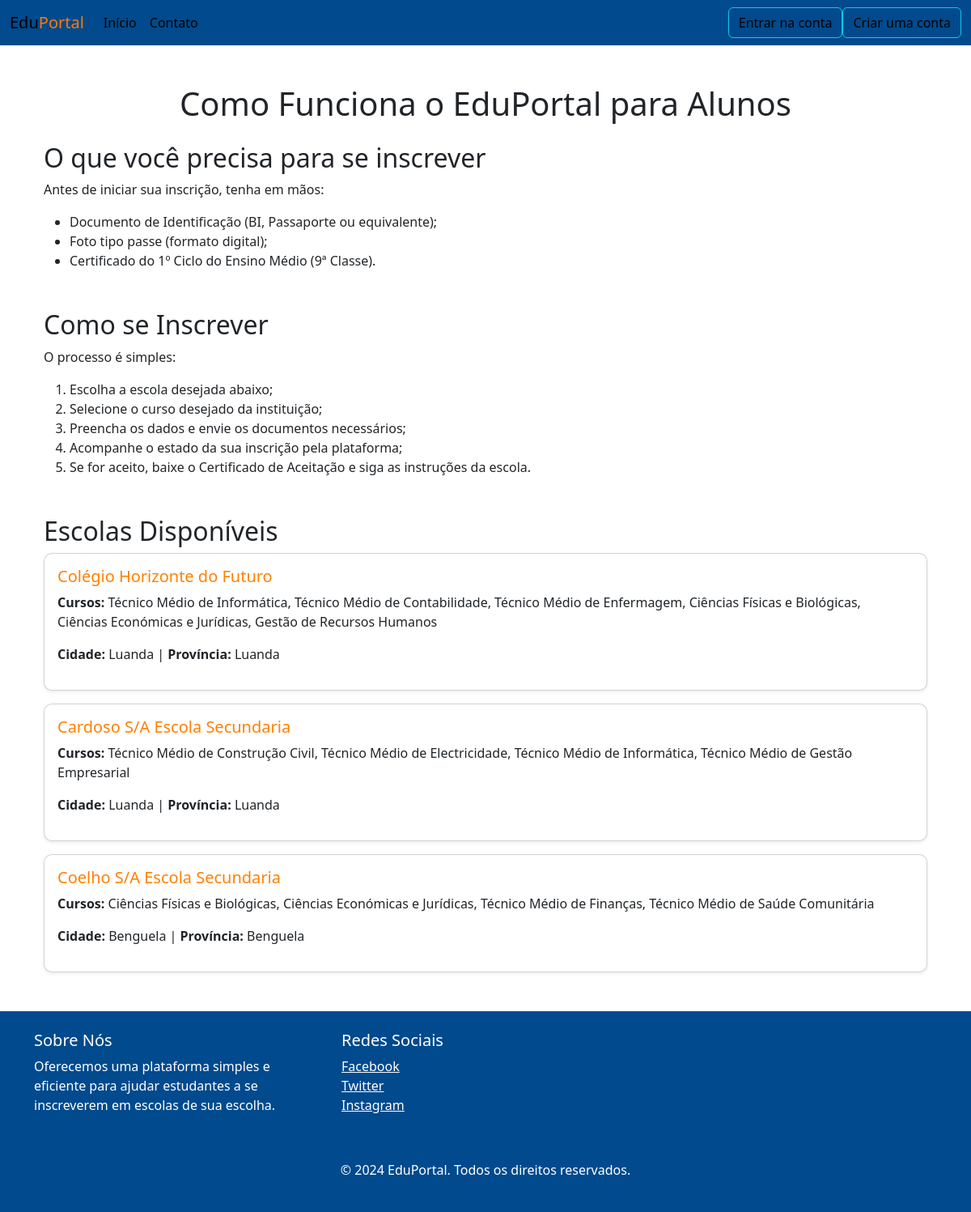
/como-funciona-alunos, run on an earlier commit of the app's database.
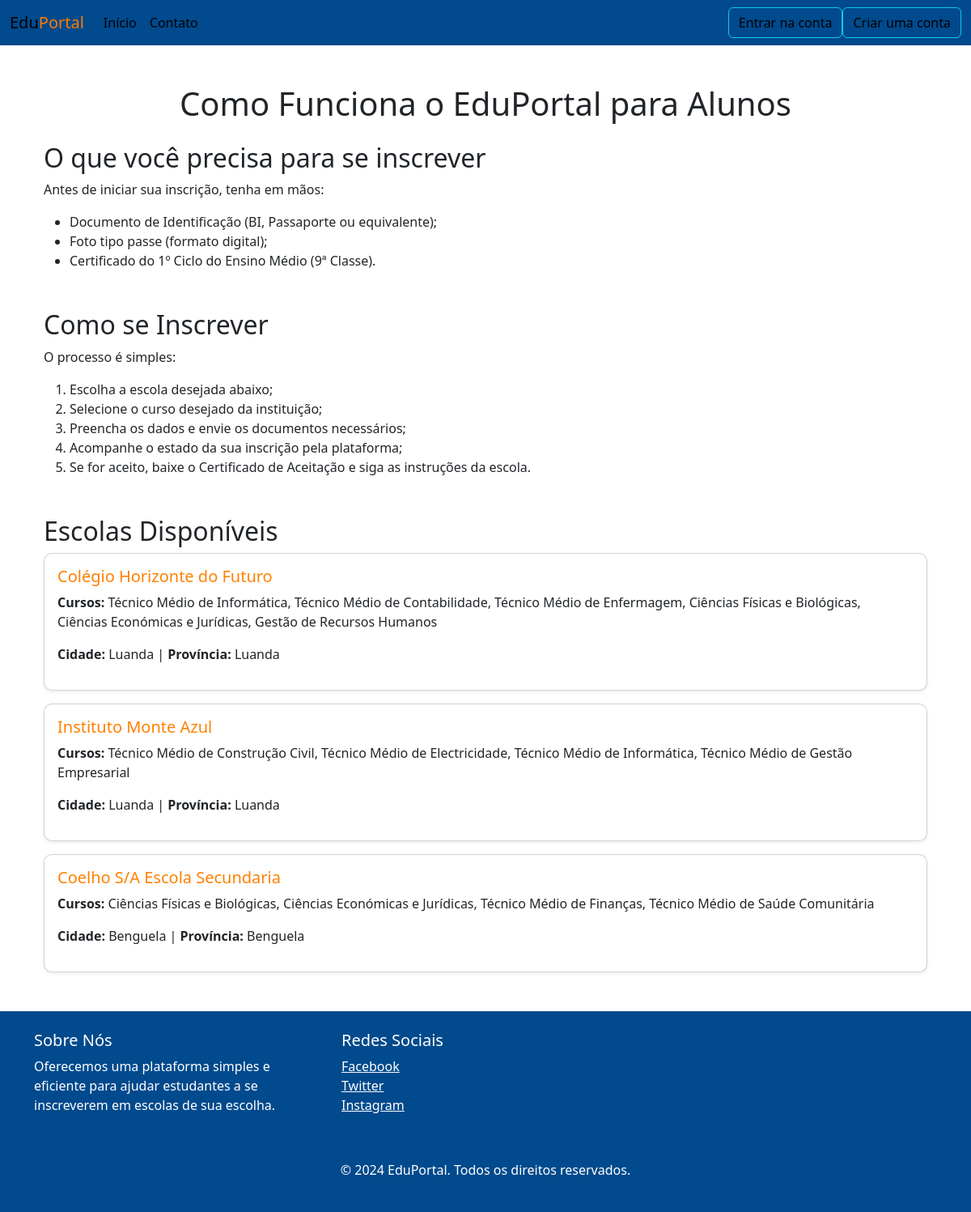
And on a later commit of the database.
### app.py (models this page shows, shortened)
class Instituicao(UserMixin, db.Model):
    __tablename__ = 'instituicao'
    id = db.Column(db.Integer, primary_key=True)
    nome_instituicao = db.Column(db.String(255), nullable=False)
    email = db.Column(db.String(255), nullable=False)
    tipo = db.Column(db.String(50), default="instituicao", nullable=False)
    endereco = db.Column(db.String(255), nullable=True)
    cidade = db.Column(db.String(100), nullable=True)
    provincia = db.Column(db.String(100), nullable=True)
    telefone = db.Column(db.String(20), nullable=True)
    descricao = db.Column(db.Text, nullable=True)
    status = db.Column(db.String(50), default="ativo", nullable=False)
    created_at = db.Column(
        db.DateTime, default=datetime.utcnow, nullable=False)
    data_atualizacao = db.Column(
        db.DateTime, default=datetime.utcnow, onupdate=datetime.utcnow)
    inscricoes = db.relationship('Inscricao', backref='instituicao_rel', lazy=True)
    cursos = db.Column(db.String(1000), nullable=True, default="")
    numero_vagas = db.Column(db.Integer, nullable=True)
    funcionarios = db.relationship(
        'Funcionario', backref='instituicao', lazy=True)

### app.py (the view)
@app.route("/como-funciona-alunos")
def como_funciona_alunos():
    escolas = Instituicao.query.filter_by(status="ativo").all()
    return render_template("como_funciona_alunos.html", escolas=escolas)

### templates/como_funciona_alunos.html (shortened to what this page needs)
{% extends "base_txt.html" %}
{% block conteudo %}
<div class="container mt-5">
    <h1 class="text-azul text-center mb-4">Como Funciona o EduPortal para Alunos</h1>
    <section class="mb-5">
        <h2 class="text-laranja">O que você precisa para se inscrever</h2>
        <p>Antes de iniciar sua inscrição, tenha em mãos:</p>
        <ul>
            <li>Documento de Identificação (BI, Passaporte ou equivalente);</li>
            <li>Foto tipo passe (formato digital);</li>
            <li>Certificado do 1º Ciclo do Ensino Médio (9ª Classe).</li>
        </ul>
    </section>
    <section class="mb-5">
        <h2 class="text-laranja">Como se Inscrever</h2>
        <p>O processo é simples:</p>
        <ol>
            <li>Escolha a escola desejada abaixo;</li>
            <li>Selecione o curso desejado da instituição;</li>
            <li>Preencha os dados e envie os documentos necessários;</li>
            <li>Acompanhe o estado da sua inscrição pela plataforma;</li>
            <li>Se for aceito, baixe o Certificado de Aceitação e siga as instruções da escola.</li>
        </ol>
    </section>
    <section class="mb-5">
        <h2 class="text-laranja">Escolas Disponíveis</h2>
        {% for escola in escolas %}
        <div class="card mb-3 shadow-sm">
            <div class="card-body">
                <h5 class="card-title text-azul">{{ escola.nome_instituicao }}</h5>
                <p><strong>Cursos:</strong> {{ escola.cursos.split(',') | join(', ') }}</p>
                <p><strong>Cidade:</strong> {{ escola.cidade }} | <strong>Província:</strong> {{ escola.provincia }}</p>
            </div>
        </div>
        {% endfor %}
    </section>
</div>
{% endblock %}

### templates/base_txt.html (shortened to what this page needs)
<!DOCTYPE html>
<html lang="pt">
<head>
    <link rel="stylesheet" href="{{ url_for('static', filename='css/bootstrap.min.css') }}">
</head>
<body>
    <nav class="navbar navbar-expand-lg" style="background-color: #004A8D;">
        <div class="container-fluid">
          <a class="navbar-brand" href="#">Edu<span style="color: #FF7A00;">Portal</span></a>
          <div class="collapse navbar-collapse" id="navbarSupportedContent">
            <ul class="navbar-nav me-auto mb-2 mb-lg-0">
              <li class="nav-item">
                <a class="nav-link active" aria-current="page" href="{{ url_for('index') }}">Início</a>
              </li>
              <li class="nav-item">
                  <a class="nav-link active" aria-current="page" href="{{ url_for('index') }}#Contato">Contato</a>
              </li>
            </ul>
            <form class="d-flex" role="button">
                <a href="{{ url_for('login') }}"><button type="button" class="btn btn-outline-info" style="color: black;">Entrar na conta</button></a>
                <a href="{{ url_for('cadastro') }}"><button type="button" class="btn btn-outline-info" style="color: black;"> Criar uma conta</button></a>
            </form>
          </div>
        </div>
    </nav>
    <main class="container mt-4">
        {% block conteudo %}{% endblock %}
    </main>
<footer class="text-white py-4" style="background-color: #004A8D;">
    <div class="container">
        <div class="row">
            <div class="col-md-4 mb-3">
                <h5>Sobre Nós</h5>
                <p>Oferecemos uma plataforma simples e eficiente para ajudar estudantes a se inscreverem em escolas de sua escolha.</p>
            </div>
            <div class="col-md-4 mb-3">
                <h5>Redes Sociais</h5>
                <a href="#" class="text-white me-3"> Facebook</a><br>
                <a href="#" class="text-white me-3"> Twitter</a><br>
                <a href="#" class="text-white me-3"> Instagram</a>
            </div>
        </div>
        <div class="row mt-4">
            <div class="col text-center">
                <p>&copy; 2024 EduPortal. Todos os direitos reservados.</p>
            </div>
        </div>
    </div>
</footer>
</body>
</html>

### templates/base_txt.html (style rules this page uses)
body { background-color: #ffffff; }
.card { background-color: #fff; border-radius: 10px; box-shadow: 0 4px 8px rgba(0, 0, 0, 0.1); }
.card-title { color: #ff8000; }

What changed in the data, as far as the page shows it:
changed Instituicao: nome_instituicao "Cardoso S/A Escola Secundaria" → "Instituto Monte Azul"
